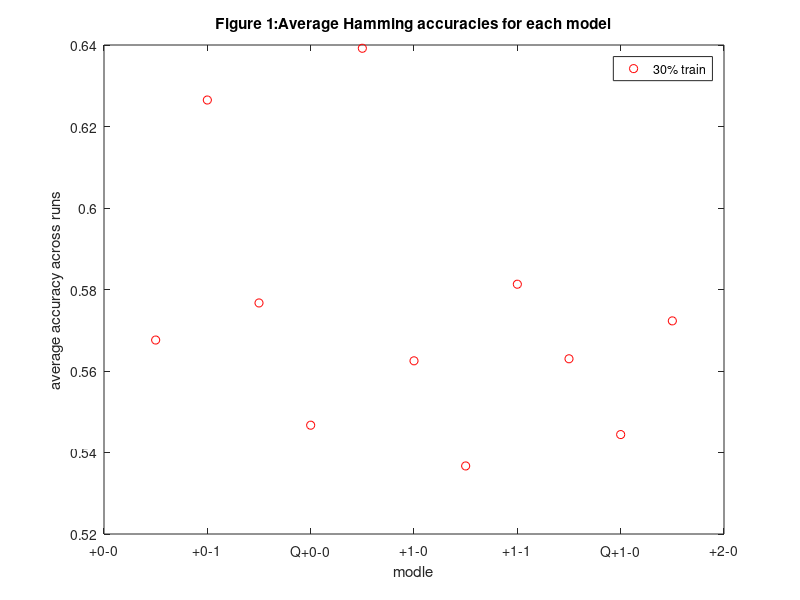
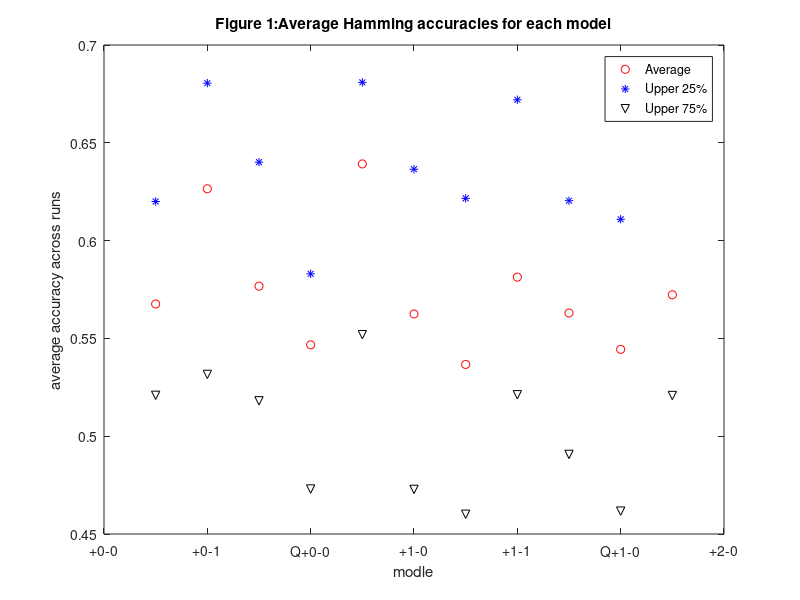

Write MATLAB code to recreate these figures, in order. (Note: this script raises an error after producing the figures.)
% Plot Data 

%% figure 
accuracy =  [0.5676,0.6265,0.5767,0.5467,0.6392,0.5625,0.5367,0.5813,0.5630,0.5444,0.5723];
groups= char('+0-0','+0-1','Q+0-0','+1-0','+1-1','Q+1-0','+2-0','+2-2','Q+2-0','+3-0','+3-3');

figure();
plot(accuracy ,'ro');
title('Figure 1:Average Hamming accuracies for each model');
xlabel('modle');
ylabel('average accuracy across runs');
set(gca,'XTickLabel',groups);

legend('30% train');

%% plot 
accuracy = [0.5676,0.6265,0.5767,0.5467,0.6392,0.5625,0.5367,0.5813,0.5630,0.5444,0.5723];
a2 = [0.620, 0.6805, 0.6401, 0.583, 0.6809, 0.6365, 0.6216, 0.672, 0.6204, 0.6109, 0.6805];
a3 = [0.5209, 0.5316, 0.5181, 0.473, 0.5519, 0.4728, 0.4601, 0.5212, 0.4907,0.4617, 0.5208];
x = [1,2,3,4,5,6,7,8,9,10,11];
groups= char('+0-0','+0-1','Q+0-0','+1-0','+1-1','Q+1-0','+2-0','+2-2','Q+2-0','+3-0','+3-3');

figure();

plot(x, accuracy ,'ro',x,a2,'b*',x,a3,'kv')

title('Figure 1:Average Hamming accuracies for each model');
xlabel('modle');
ylabel('average accuracy across runs');
set(gca,'XTickLabel',groups);

legend('Average','Upper 25%','Upper 75%');

%% Box Plot
figure();
accuracy1 =  [0.5676,0.620,0.5209;0.6265,0.6805,0.5316;0.5767,0.6401,0.5181;0.5467,0.583,0.473;0.6392,0.6809,0.5519;0.5625,0.6365,0.4728;0.5367,0.6216,0.4601;0.6013,0.672,0.5212;0.5630,0.6204,0.4907;0.5444,0.6109,0.4617;0.6023,0.6805,0.5208];

boxplot(accuracy1',groups);
title('Figure 1:Average Hamming accuracies for each model');
xlabel('modle');
ylabel('average accuracy across runs');
set(gca,'XTickLabel',groups);

%% Annotation Figure
% randomly pick up two files
load('init.mat');
file_no = 2;  % change to plot different Beatles songs
index = test_index(1,file_no);  
fileName = ['CHORDS/' files(index,1).name];
load(fileName);   % load chords file
fileSize = size(L,1);

% get test label
Model = 'Window'; % Linear/Quadratic/Windows
testOutput = '125test'; % change output file 
testOutput = [testOutput '.outtags'];
labelFile = [Model '/' testOutput];
load(labelFile);
filesize = size(L,1);

for i = 1:filesize
    fileLabel(i,1) = X125test(i,1);
 end

figure();
% plot real label
plot(L,'ro');
hold();

% plot test label
plot(fileLabel,'b*');
titleName = ['Figure 2: Annotation on Beatles Song for ' Model];
title(titleName);
xlabel('L Vector Label (True Label)');
ylabel('Features');
legend('True Label', 'Predicted Label');

%% Color Plot Annotation Figure
figure();
imagesc(F);
colorbar();
set(gca,'xtick',1:size(L,1));
set(gca,'xticklabel',L(1:filesize,:));

xL = cell(size(L,1),1);
for i = 1: size(L,1)
    xL{i} = [num2str(L(i,1)) ',' num2str(fileLabel(i,1))];
end
set(gca,'xticklabel',xL); % real label

titleName = ['Figure 3: Annotation on Beatles Song for ' Model];
title(titleName);
xlabel('True Label & Predicted Label');
ylabel('Features');

%% Color Plot Some Parts of Annotation Figure
figure();
parts = 20;
imagesc(F(:,1:parts));
colorbar();
set(gca,'xtick',1:parts);

partsL = cell(size(L,1),1);
for i = 1: parts
    partsL{i} = [num2str(L(i,1)) ',' num2str(fileLabel(i,1))];
end
set(gca,'xticklabel',partsL); % real label

titleName = ['Figure 4: Annotation on Parts of frames for ' Model];
title(titleName);
xlabel('True Label & Predicted Label');
ylabel('Features');
